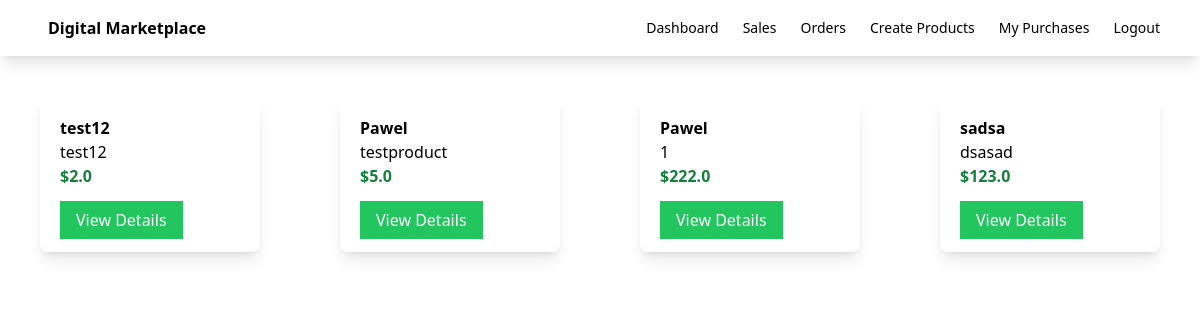
The page / on the database its author committed.
### myapp/models.py (models this page shows, shortened)
class Product(models.Model):
    seller = models.ForeignKey(User, on_delete=models.CASCADE)
    name = models.CharField(max_length=100)
    description = models.CharField(max_length=100)
    price = models.FloatField()
    file = models.FileField(upload_to='uploads')
    total_sales_amount = models.IntegerField(default=0)
    total_sales = models.IntegerField(default=0)

### myapp/views.py (the view)
# urls.py: path('', views.index,name='index'),
def index(request):
    products = Product.objects.all()
    return render(request,'myapp/index.html',{'products':products})

### myapp/templates/myapp/index.html (shortened to what this page needs)
{% extends 'myapp/base.html' %}
{% block body %}
<div class="product-container flex">
{% for product in products %}
    <div class="product shadow-lg w-1/4 rounded-lg m-10">
        <div class="p-5">
            <div class="font-bold">
                {{ product.name }}
            </div>
            <div>
                {{ product.description }}
            </div>
            <div class="text-green-700 font-bold">
                ${{ product.price }}
            </div>
            <div class="mt-5">
                <a class="bg-green-500 text-white px-4 py-2" href="{% url 'detail' product.id %}">View Details</a>
            </div>
        </div>
    </div>
{% endfor %}
</div>
{% endblock %}

### myapp/templates/myapp/base.html (shortened to what this page needs)
<!DOCTYPE html>
<html lang="en">
<head>
    <script src="https://cdn.tailwindcss.com"></script>
</head>
<body>
    <nav class="shadow-lg">
        <div class="flex flex-wrap justify-between ml-5 items-center mx-auto px-4 py-2.5">
            <a href="" class="flex items-center">
                <span class="self-center text-xml font-semibold">Digital Marketplace</span>
            </a>
            <div class="flex items-center">
                <a href="{% url 'dashboard' %}" class="mr-6 text-sm font-medium text-grey-500">Dashboard</a>
                <a href="{% url 'sales' %}" class="mr-6 text-sm font-medium text-grey-500">Sales</a>
                <a href="" class="mr-6 text-sm font-medium text-grey-500">Orders</a>
                <a href="{% url 'createproduct' %}" class="mr-6 text-sm font-medium text-grey-500">Create Products</a>
                <a href="{% url 'purchases' %}" class="mr-6 text-sm font-medium text-grey-500">My Purchases</a>
                <a href="{% url 'logout' %}" class="mr-6 text-sm font-medium text-grey-500">Logout</a>
            </div>
        </div>
    </nav>
    {% block body %}
    {% endblock %}
</body>
</html>

### rows shown on the page
Product: name "test12", description "test12", price "2.0"
Product: name "Pawel", description "testproduct", price "5.0"
Product: name "Pawel", description "1", price "222.0"
Product: name "sadsa", description "dsasad", price "123.0"
